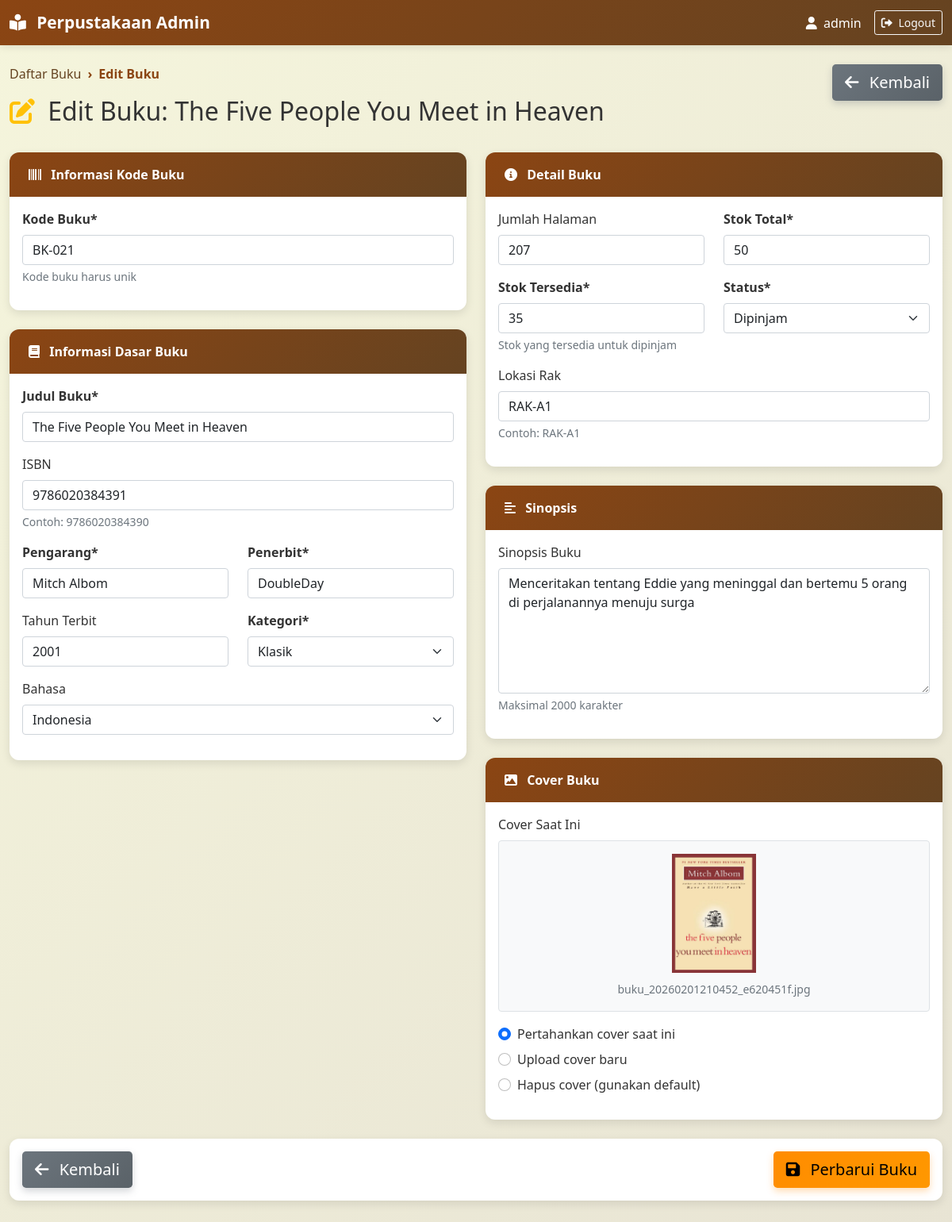
Page /buku/edit.php?id=21 (signed in) on the committed database.
### tables this page shows
CREATE TABLE `buku` (
  `id` int(11) NOT NULL AUTO_INCREMENT,
  `kode_buku` varchar(20) NOT NULL,
  `isbn` varchar(20) DEFAULT NULL,
  `judul_buku` varchar(255) NOT NULL,
  `pengarang` varchar(255) NOT NULL,
  `penerbit` varchar(255) NOT NULL,
  `tahun_terbit` year(4) NOT NULL,
  `kategori` varchar(100) NOT NULL,
  `bahasa` varchar(50) DEFAULT 'Indonesia',
  `halaman` int(5) DEFAULT NULL,
  `sinopsis` text DEFAULT NULL,
  `stok_total` int(5) NOT NULL DEFAULT 1,
  `stok_tersedia` int(5) NOT NULL DEFAULT 1,
  `status` enum('tersedia','dipinjam','hilang','rusak') DEFAULT 'tersedia',
  `lokasi_rak` varchar(50) DEFAULT NULL,
  `cover` varchar(255) DEFAULT NULL,
  `created_at` timestamp NOT NULL DEFAULT current_timestamp(),
  PRIMARY KEY (`id`),
  UNIQUE KEY `kode_buku` (`kode_buku`),
  UNIQUE KEY `isbn` (`isbn`)
);

### buku/edit.php (the view, shortened to what this page needs)
<?php
require_once '../config/database.php';
$id = (int) ($_GET['id'] ?? 0);
$stmt = mysqli_prepare($connection, "SELECT * FROM `buku` WHERE id = ?");
mysqli_stmt_bind_param($stmt, "i", $id);
mysqli_stmt_execute($stmt);
$result = mysqli_stmt_get_result($stmt);
$buku = mysqli_fetch_assoc($result);
$kategori_list = [
    'Fiksi', 'Sejarah', 'Romantis', 'Inspiratif', 'Sastra', 'Religi',
    'Fantasi', 'Misteri', 'Komedi', 'Filsafat', 'Drama', 'Dystopian',
    'Teknologi', 'Pengembangan Diri', 'Psikologi', 'Keuangan', 'Biografi',
    'Klasik', 'Fiksi Sains', 'Spiritual', 'Kesehatan', 'Futuristik'
];
$status_list = ['tersedia', 'dipinjam', 'hilang', 'rusak'];
?>
<!DOCTYPE html>
<html lang="id">
<head>
    <link href="https://cdn.jsdelivr.net/npm/bootstrap@5.1.3/dist/css/bootstrap.min.css" rel="stylesheet">
    <link rel="stylesheet" href="https://cdnjs.cloudflare.com/ajax/libs/font-awesome/6.0.0/css/all.min.css">
</head>
<body>
    <nav class="navbar navbar-expand-lg navbar-dark">
        <div class="container-fluid">
            <a class="navbar-brand" href="../admin/index.php">
                <i class="fas fa-book-reader me-2"></i>
                Perpustakaan Admin
            </a>
            <div class="d-flex align-items-center">
                <span class="text-white me-3">
                    <i class="fas fa-user me-1"></i>
                    <?= $_SESSION['username'] ?? 'Admin' ?>
                </span>
                <a href="../logout.php" class="btn btn-outline-light btn-sm">
                    <i class="fas fa-sign-out-alt me-1"></i> Logout
                </a>
            </div>
        </div>
    </nav>
    <div class="container-fluid py-4">
        <div class="row mb-4">
            <div class="col-md-8">
                <nav aria-label="breadcrumb">
                    <ol class="breadcrumb">
                        <li class="breadcrumb-item"><a href="index.php">Daftar Buku</a></li>
                        <li class="breadcrumb-item active">Edit Buku</li>
                    </ol>
                </nav>
                <h2>
                    <i class="fas fa-edit me-2 text-warning"></i>
                    Edit Buku: <?= htmlspecialchars($buku['judul_buku']) ?>
                </h2>
            </div>
            <div class="col-md-4 text-end">
                <a href="index.php" class="btn btn-secondary btn-lg">
                    <i class="fas fa-arrow-left me-2"></i> Kembali
                </a>
            </div>
        </div>
        <form method="POST" enctype="multipart/form-data" class="needs-validation" novalidate>
            <div class="row">
                <div class="col-md-6">
                    <div class="card mb-4">
                        <div class="card-header">
                            <i class="fas fa-barcode me-2"></i> Informasi Kode Buku
                        </div>
                        <div class="card-body">
                            <div class="mb-3">
                                <label for="kode_buku" class="form-label fw-bold">Kode Buku*</label>
                                <input type="text" name="kode_buku" id="kode_buku"
                                       class="form-control" value="<?= htmlspecialchars($buku['kode_buku']) ?>" required>
                                <div class="form-text">Kode buku harus unik</div>
                            </div>
                        </div>
                    </div>
                    <div class="card mb-4">
                        <div class="card-header">
                            <i class="fas fa-book me-2"></i> Informasi Dasar Buku
                        </div>
                        <div class="card-body">
                            <div class="mb-3">
                                <label for="judul_buku" class="form-label fw-bold">Judul Buku*</label>
                                <input type="text" name="judul_buku" id="judul_buku"
                                       class="form-control" value="<?= htmlspecialchars($buku['judul_buku']) ?>"
                                       required maxlength="255">
                            </div>
                            <div class="mb-3">
                                <label for="isbn" class="form-label">ISBN</label>
                                <input type="text" name="isbn" id="isbn"
                                       class="form-control" value="<?= htmlspecialchars($buku['isbn']) ?>" maxlength="20">
                                <div class="form-text">Contoh: 9786020384390</div>
                            </div>
                            <div class="row">
                                <div class="col-md-6 mb-3">
                                    <label for="pengarang" class="form-label fw-bold">Pengarang*</label>
                                    <input type="text" name="pengarang" id="pengarang"
                                           class="form-control" value="<?= htmlspecialchars($buku['pengarang']) ?>"
                                           required maxlength="255">
                                </div>
                                <div class="col-md-6 mb-3">
                                    <label for="penerbit" class="form-label fw-bold">Penerbit*</label>
                                    <input type="text" name="penerbit" id="penerbit"
                                           class="form-control" value="<?= htmlspecialchars($buku['penerbit']) ?>"
                                           required maxlength="255">
                                </div>
                            </div>
                            <div class="row">
                                <div class="col-md-6 mb-3">
                                    <label for="tahun_terbit" class="form-label">Tahun Terbit</label>
                                    <input type="number" name="tahun_terbit" id="tahun_terbit"
                                           class="form-control" value="<?= htmlspecialchars($buku['tahun_terbit']) ?>"
                                           min="1000" max="<?= date('Y') ?>">
                                </div>
                                <div class="col-md-6 mb-3">
                                    <label for="kategori" class="form-label fw-bold">Kategori*</label>
                                    <select name="kategori" id="kategori" class="form-select" required>
                                        <?php foreach ($kategori_list as $kat): ?>
                                        <option value="<?= htmlspecialchars($kat) ?>"
                                                <?= ($kat == $buku['kategori']) ? 'selected' : '' ?>>
                                            <?= htmlspecialchars($kat) ?>
                                        </option>
                                        <?php endforeach; ?>
                                    </select>
                                </div>
                            </div>
                            <div class="mb-3">
                                <label for="bahasa" class="form-label">Bahasa</label>
                                <select name="bahasa" id="bahasa" class="form-select">
                                    <option value="Indonesia" <?= ($buku['bahasa'] == 'Indonesia') ? 'selected' : '' ?>>Indonesia</option>
                                </select>
                            </div>
                        </div>
                    </div>
                </div>
                <div class="col-md-6">
                    <div class="card mb-4">
                        <div class="card-header">
                            <i class="fas fa-info-circle me-2"></i> Detail Buku
                        </div>
                        <div class="card-body">
                            <div class="row">
                                <div class="col-md-6 mb-3">
                                    <label for="halaman" class="form-label">Jumlah Halaman</label>
                                    <input type="number" name="halaman" id="halaman"
                                           class="form-control" value="<?= $buku['halaman'] ?>" min="1">
                                </div>
                                <div class="col-md-6 mb-3">
                                    <label for="stok_total" class="form-label fw-bold">Stok Total*</label>
                                    <input type="number" name="stok_total" id="stok_total"
                                           class="form-control" value="<?= $buku['stok_total'] ?>" min="1" required>
                                </div>
                            </div>
                            <div class="row">
                                <div class="col-md-6 mb-3">
                                    <label for="stok_tersedia" class="form-label fw-bold">Stok Tersedia*</label>
                                    <input type="number" name="stok_tersedia" id="stok_tersedia"
                                           class="form-control" value="<?= $buku['stok_tersedia'] ?>" min="0" required>
                                    <div class="form-text">Stok yang tersedia untuk dipinjam</div>
                                </div>
                                <div class="col-md-6 mb-3">
                                    <label for="status" class="form-label fw-bold">Status*</label>
                                    <select name="status" id="status" class="form-select" required>
                                        <?php foreach ($status_list as $stat): ?>
                                        <option value="<?= htmlspecialchars($stat) ?>"
                                                <?= ($stat == $buku['status']) ? 'selected' : '' ?>>
                                            <?= htmlspecialchars(ucfirst($stat)) ?>
                                        </option>
                                        <?php endforeach; ?>
                                    </select>
                                </div>
                            </div>
                            <div class="mb-3">
                                <label for="lokasi_rak" class="form-label">Lokasi Rak</label>
                                <input type="text" name="lokasi_rak" id="lokasi_rak"
                                       class="form-control" value="<?= htmlspecialchars($buku['lokasi_rak']) ?>"
                                       maxlength="50">
                                <div class="form-text">Contoh: RAK-A1</div>
                            </div>
                        </div>
                    </div>
                    <div class="card mb-4">
                        <div class="card-header">
                            <i class="fas fa-align-left me-2"></i> Sinopsis
                        </div>
                        <div class="card-body">
                            <div class="mb-3">
                                <label for="sinopsis" class="form-label">Sinopsis Buku</label>
                                <textarea name="sinopsis" id="sinopsis"
                                          class="form-control" rows="6" maxlength="2000"><?= htmlspecialchars($buku['sinopsis']) ?></textarea>
                                <div class="form-text">Maksimal 2000 karakter</div>
                            </div>
                        </div>
                    </div>
                    <div class="card mb-4">
                        <div class="card-header">
                            <i class="fas fa-image me-2"></i> Cover Buku
                        </div>
                        <div class="card-body">
                            <div class="mb-3">
                                <label class="form-label">Cover Saat Ini</label>
                                <div class="text-center border rounded p-3 mb-3" style="background-color: #f8f9fa;">
                                    <?php if ($buku['cover'] && file_exists('../uploads/cover/' . $buku['cover'])): ?>
                                    <img src="../uploads/cover/<?= htmlspecialchars($buku['cover']) ?>"
                                         class="img-fluid" style="max-height: 150px; object-fit: contain;">
                                    <div class="mt-2">
                                        <small class="text-muted"><?= htmlspecialchars($buku['cover']) ?></small>
                                    </div>
                                    <?php else: ?>
                                    <i class="fas fa-book fa-3x text-muted mb-2"></i>
                                    <p class="text-muted mb-0">Cover default</p>
                                    <?php endif; ?>
                                </div>
                            </div>
                            <div class="mb-3">
                                <div class="form-check mb-2">
                                    <input class="form-check-input" type="radio" name="cover_option"
                                           id="keep_cover" value="keep" checked>
                                    <label class="form-check-label" for="keep_cover">
                                        Pertahankan cover saat ini
                                    </label>
                                </div>
                                <div class="form-check mb-2">
                                    <input class="form-check-input" type="radio" name="cover_option"
                                           id="upload_cover" value="upload">
                                    <label class="form-check-label" for="upload_cover">
                                        Upload cover baru
                                    </label>
                                </div>
                                <div class="form-check mb-2">
                                    <input class="form-check-input" type="radio" name="cover_option"
                                           id="delete_cover" value="delete">
                                    <label class="form-check-label" for="delete_cover">
                                        Hapus cover (gunakan default)
                                    </label>
                                </div>
                            </div>
                        </div>
                    </div>
                </div>
            </div>
            <div class="card">
                <div class="card-body">
                    <div class="d-flex justify-content-between">
                        <a href="index.php" class="btn btn-lg btn-secondary">
                            <i class="fas fa-arrow-left me-2"></i> Kembali
                        </a>
                        <button type="submit" class="btn btn-lg btn-warning">
                            <i class="fas fa-save me-2"></i> Perbarui Buku
                        </button>
                    </div>
                </div>
            </div>
        </form>
    </div>
</body>
</html>

### rows in the picture
buku: judul_buku "The Five People You Meet in Heaven", kode_buku "BK-021", isbn "9786020384391", pengarang "Mitch Albom", penerbit "DoubleDay", tahun_terbit "2001", kategori "Klasik", bahasa "Indonesia", halaman "207", stok_total "50", stok_tersedia "35", status "Dipinjam", lokasi_rak "RAK-A1", sinopsis "Menceritakan tentang Eddie yang meninggal dan bertemu 5 orang di perjalanannya menuju surga", cover (picture), cover "buku_20260201210452_e620451f.jpg"

### other values in the picture
$_SESSION['username'] "admin"
